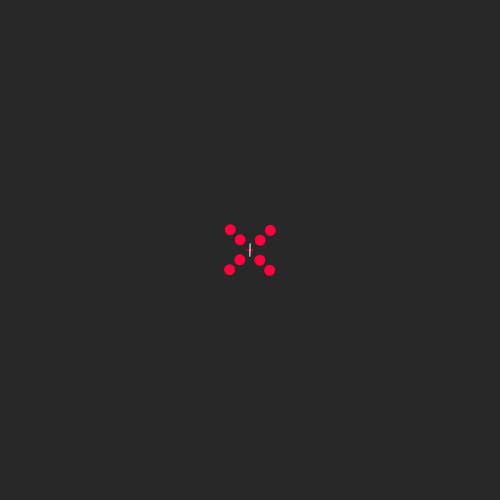
Frame 1 (no input)
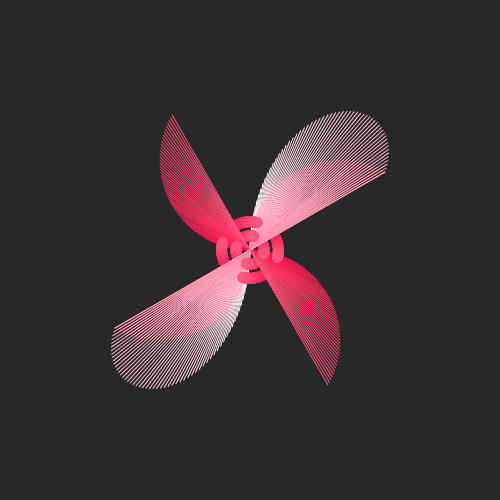
Frame 60 (no input)
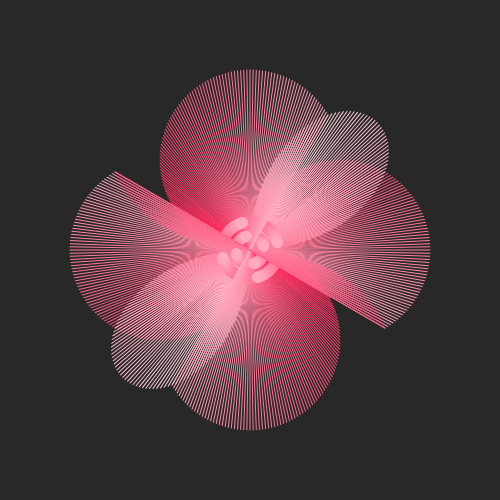
Frame 120 (the mouse pressed at the canvas centre since frame 60)

The p5.js sketch that drew these frames (run headless with seeded random() and noise() and a simulated clock; from frame 60 on, the mouse is pressed at the canvas centre):

// p5.js sketch
// ── sketch.js
function setup() {
  createCanvas(500, 500);
  angleMode(DEGREES);
  background(40);
  frameRate(40);

}

function draw() {
  
  //variabili
  var angle = sin(frameCount) * 180;
  var angle2 = sin(frameCount * 2) * 180;
  
  //trasformazioni
  translate(width / 2, height / 2);
  rotate(frameCount);

  //colore
  stroke(lerpColor(color('#ff003d'), color('#fff'), frameCount / 180));

  //cerchi
  line(0, 0, 0, angle);
  line(0, 0, 0, -angle);
  line(0, 0, angle, 0);
  line(0, 0, -angle, 0);

  //colore2
  fill(lerpColor(color('#ff003d'), color('#fff'), frameCount / 180));
  
  //centro
  ellipse(10, 10, 10, 10)
  ellipse(10, -10, 10, 10)
  ellipse(-10, 10, 10, 10)
  ellipse(-10, -10, 10, 10)

  ellipse(20, 20, 10, 10)
  ellipse(-20, 20, 10, 10)
  ellipse(-20, -20, 10, 10)
  ellipse(20, -20, 10, 10)

  //colore3
  stroke(lerpColor(color('#fff'), color('#ff003d'), frameCount / 180));
  
  //petali
  line(0, 0, 0, angle2);
  line(0, 0, 0, -angle2);

  //stop
  if (frameCount == 180) {
    noLoop();
  }


}
